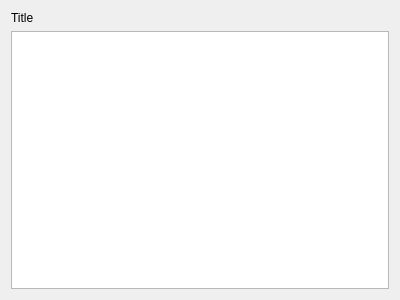
<?xml version="1.0" encoding="UTF-8"?>
<ui version="4.0">
 <class>winDetails</class>
 <widget class="QWidget" name="winDetails">
  <property name="geometry">
   <rect>
    <x>0</x>
    <y>0</y>
    <width>400</width>
    <height>300</height>
   </rect>
  </property>
  <property name="windowTitle">
   <string>Details</string>
  </property>
  <property name="windowIcon">
   <iconset>
    <normaloff>icons/Info.png</normaloff>icons/Info.png</iconset>
  </property>
  <layout class="QVBoxLayout" name="verticalLayout">
   <item>
    <widget class="QLabel" name="lblTitle">
     <property name="text">
      <string>Title</string>
     </property>
    </widget>
   </item>
   <item>
    <widget class="QTableWidget" name="detailsTable">
     <property name="sizePolicy">
      <sizepolicy hsizetype="Expanding" vsizetype="Expanding">
       <horstretch>0</horstretch>
       <verstretch>0</verstretch>
      </sizepolicy>
     </property>
     <property name="sortingEnabled">
      <bool>true</bool>
     </property>
     <attribute name="horizontalHeaderStretchLastSection">
      <bool>true</bool>
     </attribute>
    </widget>
   </item>
  </layout>
 </widget>
 <resources/>
 <connections/>
</ui>
